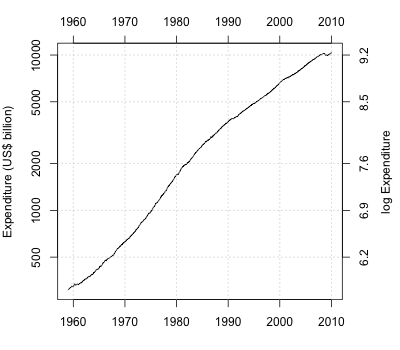

Write the R code that produced this figure.
# PCE.R
#
# Code to produce charts of US Personal Consumption Expenditure (PCE)
#
# Source data: BEA http://www.bea.gov/newsreleases/national/pi/pinewsrelease.htm
# obtained via St Louis Fed "FRED" database using the quantmod package
# http://research.stlouisfed.org/fred2/series/PCE

# The quantmod package will have to be installed if it is not already in place
# on your system.
library(quantmod)

# Read in PCE data from FRED
getSymbols("PCE", src="FRED")

# Draw full time-series chart
png("PCE.png", height=350, width=400)

# Set up margins
par(mar=c(3.5,4,3,4))

# Plot data 
plot(time(PCE), PCE$PCE, main="", log="y", type="l",
	ylab="Expenditure (US$ billion)")

# Plot secondary axis (log)
labels <- axTicks(2)
Axis(side=4, at=labels, labels=format(log(labels),digits=2))
mtext(side=4, line=2.5, "log Expenditure")

# Plot grid-lines
abline(h=labels, lty="dotted", col="lightgrey")
labels <- axis.Date(side=3, x=time(PCE))
abline(v=labels, lty="dotted", col="lightgrey")
dev.off()

# Dates from January 2005 (data for the last five years)
recent <- index(PCE) >= as.Date("2005-01-01")
png("PCE-5y.png", height=350, width=400)

# Set up margins
par(mar=c(3.5,4,3,4))

# Plot data 
plot(time(PCE)[recent], PCE$PCE[recent], main="", log="y", type="l",
	ylab="Expenditure (US$ billion)")

# Plot secondary axis (log)
labels <- axTicks(2)
Axis(side=4, at=labels, labels=format(log(labels),digits=2))
mtext(side=4, line=2.5, "log Expenditure")

# Plot grid-lines
abline(h=labels, lty="dotted", col="lightgrey")
labels <- axis.Date(side=3, x=time(PCE[recent]))
abline(v=labels, lty="dotted", col="lightgrey")
dev.off()

# Plot year-on-year expenditure growth
png("PCE-growth.png", height=350, width=400)
par(mar=c(3.5,4,3,2.5))
PCE.rate <- na.omit(diff(log(PCE), 12) * 100)
plot(index(PCE.rate), PCE.rate$PCE, type="l", ylab="Expenditure Growth (% per annum)")
lines(lowess(time(PCE.rate), PCE.rate$PCE, f=0.5), col="blue")

Axis(side=4)
grid(nx=NA, ny=NULL)
labels <- axis.Date(side=3, x=index(PCE.rate))
abline(v=labels, lty="dotted", col="lightgrey")
legend(-850, 2.4, lty=1, col="blue", legend="smoothed growth rate", bty="n")
dev.off()

# Plot Quarterly expenditure growth
png("PCE-growth-q.png", height=350, width=400)
par(mar=c(3.5,4,3,2.5))
PCE.rate <- na.omit(diff(log(PCE), 3) * 400)
plot(index(PCE.rate), PCE.rate$PCE, type="l", ylab="Expenditure Growth (% per annum)")
lines(lowess(time(PCE.rate), PCE.rate$PCE, f=0.5), col="blue")

Axis(side=4)
grid(nx=NA, ny=NULL)
labels <- axis.Date(side=3, x=index(PCE.rate))
abline(v=labels, lty="dotted", col="lightgrey")
legend(-850, 2.4, lty=1, col="blue", legend="smoothed growth rate", bty="n")
dev.off()

